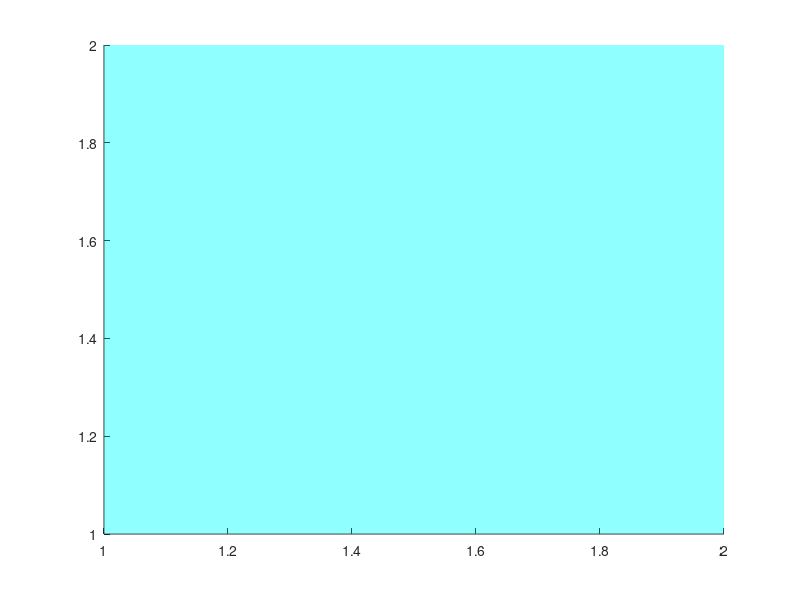

This figure's MATLAB source: (Note: this script raises an error after producing the figure.)
clc; clear; close all

% Rotation matrix about z-axis
Rz = @(theta) [cos(theta) -sin(theta) 0
               sin(theta)  cos(theta) 0
               0           0          1];

% Cube points
% Each column is one point: [x; y; z]
C = [1  2  2  1  1  2  2  1
     1  1  2  2  1  1  2  2
     1  1  1  1  2  2  2  2];

% Cube edges using point numbers
edges = [1 2
         2 3
         3 4
         4 1
         5 6
         6 7
         7 8
         8 5
         1 5
         2 6
         3 7
         4 8];

% Cube faces for transparent surface
faces = [1 2 3 4
         5 6 7 8
         1 2 6 5
         2 3 7 6
         3 4 8 7
         4 1 5 8];

theta = 0:0.03:10*pi;

figure('Color','w')
hold on

% Initial cube position
C2 = Rz(theta(1)) * C;

% Transparent cube faces
hCube = patch('Vertices', C2', ...
              'Faces', faces, ...
              'FaceColor', 'cyan', ...
              'FaceAlpha', 0.25, ...
              'EdgeColor', 'none');

% Cube edges
hEdges = gobjects(size(edges,1),1);

for k = 1:size(edges,1)
    p1 = edges(k,1);
    p2 = edges(k,2);

    hEdges(k) = plot3([C2(1,p1) C2(1,p2)], ...
                      [C2(2,p1) C2(2,p2)], ...
                      [C2(3,p1) C2(3,p2)], ...
                      'b', 'LineWidth', 3);
end

% Cube points
hPts = plot3(C2(1,:), C2(2,:), C2(3,:), 'ko', ...
             'MarkerFaceColor', 'k', ...
             'MarkerSize', 6);

% Point labels
hLabels = gobjects(8,1);
for k = 1:8
    hLabels(k) = text(C2(1,k), C2(2,k), C2(3,k), ...
                      ['  P' num2str(k)], ...
                      'FontSize', 10, ...
                      'FontWeight', 'bold');
end

% -------------------------------------------------
% Bold red coordinate axes
% -------------------------------------------------

% X-axis
plot3([-4 4], [0 0], [0 0], 'r', 'LineWidth', 4)

% Y-axis
plot3([0 0], [-4 4], [0 0], 'r', 'LineWidth', 4)

% Z-axis
plot3([0 0], [0 0], [0 4], 'r', 'LineWidth', 4)

% Axis names
text(4.2, 0, 0, 'X-axis', ...
     'Color', 'r', 'FontSize', 12, 'FontWeight', 'bold')

text(0, 4.2, 0, 'Y-axis', ...
     'Color', 'r', 'FontSize', 12, 'FontWeight', 'bold')

text(0, 0, 4.2, 'Z-axis', ...
     'Color', 'r', 'FontSize', 12, 'FontWeight', 'bold')

% Circular guide paths for bottom and top corners
t = linspace(0, 2*pi, 300);

for k = 1:4
    r = sqrt(C(1,k)^2 + C(2,k)^2);

    plot3(r*cos(t), r*sin(t), C(3,k)*ones(size(t)), ...
          'k--', 'LineWidth', 1)
end

for k = 5:8
    r = sqrt(C(1,k)^2 + C(2,k)^2);

    plot3(r*cos(t), r*sin(t), C(3,k)*ones(size(t)), ...
          'k--', 'LineWidth', 1)
end

% Graph setting
axis equal
axis([-4 4 -4 4 0 4.5])
grid on
box on

xlabel('X-axis')
ylabel('Y-axis')
zlabel('Z-axis')
title('3D Cube Rotation About Z-axis')

view(45, 25)
camproj perspective

% Animation loop
for i = 1:length(theta)

    % Rotate cube about z-axis
    C2 = Rz(theta(i)) * C;

    % Update transparent cube
    set(hCube, 'Vertices', C2')

    % Update cube edges
    for k = 1:size(edges,1)
        p1 = edges(k,1);
        p2 = edges(k,2);

        set(hEdges(k), ...
            'XData', [C2(1,p1) C2(1,p2)], ...
            'YData', [C2(2,p1) C2(2,p2)], ...
            'ZData', [C2(3,p1) C2(3,p2)]);
    end

    % Update points
    set(hPts, ...
        'XData', C2(1,:), ...
        'YData', C2(2,:), ...
        'ZData', C2(3,:));

    % Update labels
    for k = 1:8
        set(hLabels(k), ...
            'Position', [C2(1,k), C2(2,k), C2(3,k)]);
    end

    drawnow
    pause(0.02)
end
